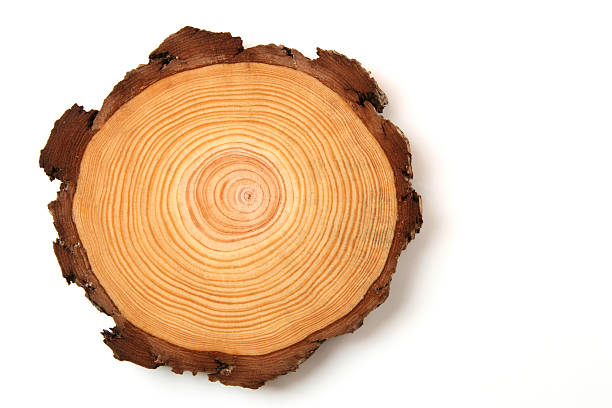
#> input picture Tree_images/tree1.jpg, 612 x 408 px; its folder holds only this picture in this run
$ python -i file_4.py   (imports and definitions only)
#> lines starting #> are read from the running program, lines starting #| are printed output that depends on the picture; after the words box and inside, x2 and y2 are one past the last pixel; in counts of white or black regions, pixels touching at a corner belong together
import math
import cv2
import numpy as np
from skimage import measure, morphology
from scipy import ndimage as ndi
import tkinter as tk
from tkinter import filedialog
from tkinter import messagebox
from matplotlib.figure import Figure
from matplotlib.backends.backend_tkagg import FigureCanvasTkAgg
from PIL import Image, ImageTk

def segment_tree(image_path):
#> called with image_path = '../Tree_images/tree1.jpg'
    image = cv2.imread(image_path)
#> image is the input picture: shape (408, 612, 3); mean B, G, R 182.8, 207.2, 233.6
    image_rgb = cv2.cvtColor(image, cv2.COLOR_BGR2RGB)
    gray_image = cv2.cvtColor(image_rgb, cv2.COLOR_RGB2GRAY)
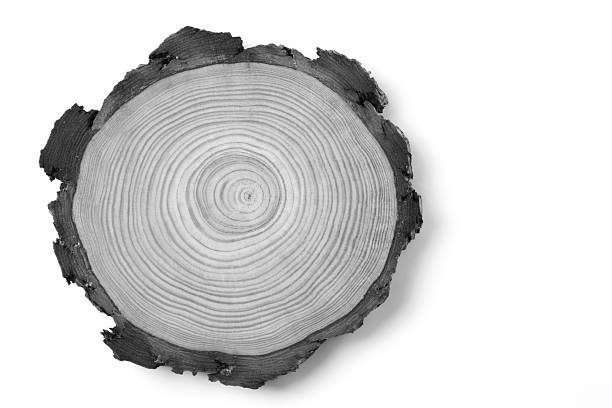
#> gray_image: shape (408, 612); min 0, max 255, mean 212.3
    threshold_value, binary_image = cv2.threshold(gray_image, 0, 255, cv2.THRESH_BINARY + cv2.THRESH_OTSU)
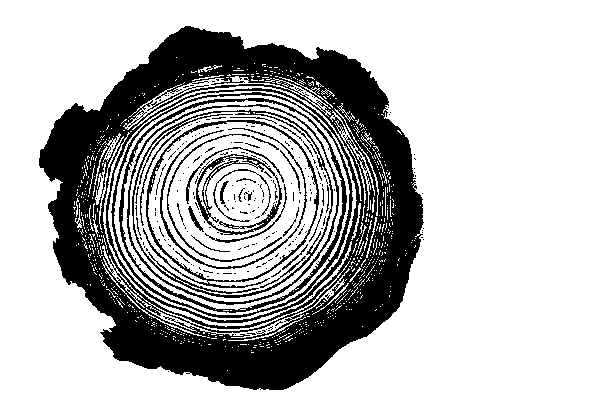
#> binary_image: shape (408, 612); 74.2% white; 243 black regions (210 under 20 px), largest, box (x1, y1, x2, y2) and area: (39, 26, 424, 390) 54323, (132, 109, 333, 298) 1855, (143, 120, 319, 288) 1668
#> threshold_value = 184
    binary_image = binary_image > threshold_value
#> binary_image: shape (408, 612) bool; 74.2% white; 243 black regions (210 under 20 px)
    filled_image = ndi.binary_fill_holes(binary_image)
#> filled_image: shape (408, 612) bool; every value is 1
    labeled_image, _ = ndi.label(filled_image)
#> labeled_image: shape (408, 612) int32; every value is 1
    regions = measure.regionprops(labeled_image)
#> regions = 1 regions; box (x1, y1, x2, y2) and area: (0, 0, 612, 408) 249696
    tree_region = max(regions, key=lambda x: x.area)
    tree_mask = labeled_image == tree_region.label
    tree_only = np.where(tree_mask[:, :, None], image_rgb, 255)
    result_image = cv2.cvtColor(tree_only.astype('uint8'), cv2.COLOR_RGB2BGR)
    return result_image

# [94 lines left out: functions apply_local_histogram_equalization, apply_gamma_correction, remove_noise, remove_noise_opening, closing, zhang_suen_thinning and 4 more, not called in this run]

class TreeAnalyzerApp:
    # [138 lines left out: functions __init__, setup_gui, load_image, process_image, show_image, show_previous_image and 2 more, not called in this run]

# Initialize the Tkinter main window
# [1 line not run here, left out]
# [1 line that did not run here, left out]
# [1 line not run here, left out]

>>> result = segment_tree('../Tree_images/tree1.jpg')

$ run again, on Tree_images/tree4.jpg
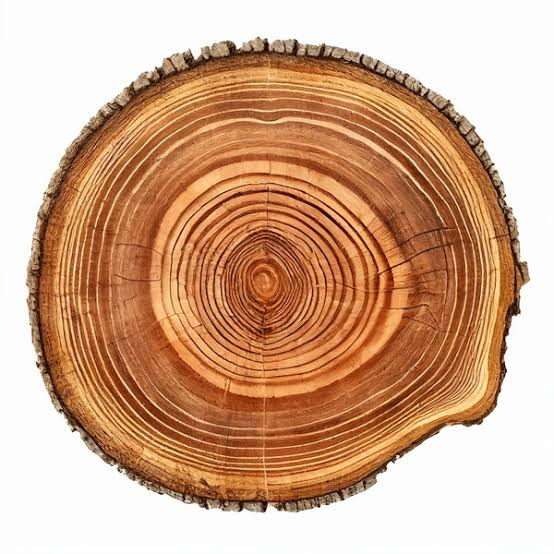
#> input picture Tree_images/tree4.jpg, 554 x 554 px
#> in segment_tree, image is the input picture: shape (554, 554, 3); mean B, G, R 140.1, 168.8, 209.8
#> in segment_tree, `gray_image = cv2.cvtColor(image_rgb, cv2.COLOR_RGB2GRAY)`:
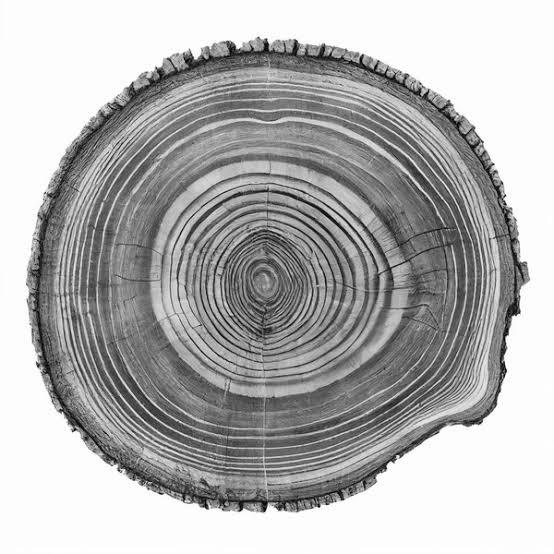
#> gray_image: shape (554, 554); min 3, max 255, mean 177.8
#> in segment_tree, `threshold_value, binary_image = cv2.threshold(gray_image, 0, 255, cv2...`:
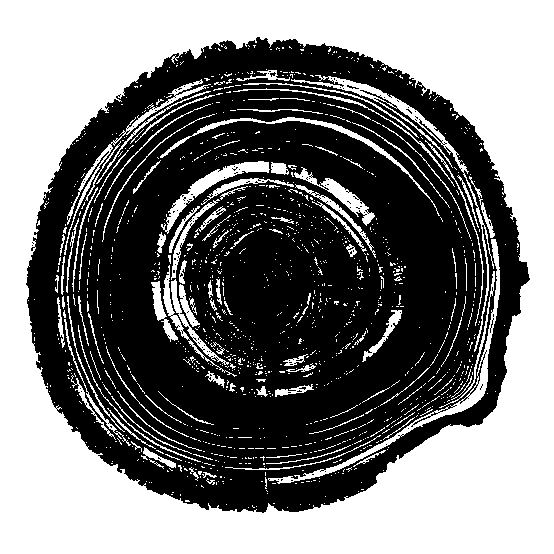
#> binary_image: shape (554, 554); 48.5% white; 1269 white regions (1145 under 20 px), largest, box (x1, y1, x2, y2) and area: (0, 0, 554, 554) 123061, (268, 239, 500, 484) 2171, (291, 75, 494, 352) 1975
#> threshold_value = 179
#> filled_image: shape (554, 554) bool; every value is 1
#> labeled_image: shape (554, 554) int32; every value is 1
#> regions = 1 regions; box (x1, y1, x2, y2) and area: (0, 0, 554, 554) 306916

$ run again, on Tree_images/tree_3.jpg
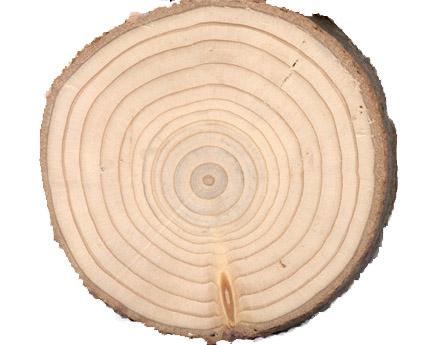
#> input picture Tree_images/tree_3.jpg, 440 x 345 px
#> in segment_tree, image is the input picture: shape (345, 440, 3); mean B, G, R 197.3, 215, 234.4
#> in segment_tree, `threshold_value, binary_image = cv2.threshold(gray_image, 0, 255, cv2...`:
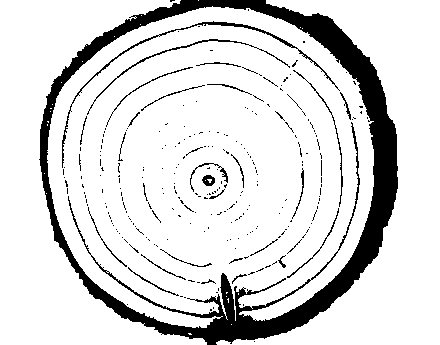
#> binary_image: shape (345, 440); 86% white; 264 black regions (234 under 20 px), largest, box (x1, y1, x2, y2) and area: (39, 0, 398, 345) 17448, (62, 21, 340, 168) 783, (87, 39, 290, 115) 368
#> threshold_value = 188
#> filled_image: shape (345, 440) bool; 88.8% white; 2 black regions (1 under 20 px)
#> labeled_image: shape (345, 440) int32; 33 distinct labels, from 0 to 32
#> regions = 32 regions; largest, box (x1, y1, x2, y2) and area: (47, 6, 374, 328) 81743, (0, 0, 207, 345) 26504, (216, 0, 440, 345) 26497, (227, 298, 229, 303) 6, (188, 333, 192, 335) 6
#> tree_mask: shape (345, 440) bool; 53.8% white; 1 black region, box (x1, y1, x2, y2) and area: (0, 0, 440, 345) 70057
#> in segment_tree, `result_image = cv2.cvtColor(tree_only.astype('uint8'), cv2.COLOR_RGB2B..`:
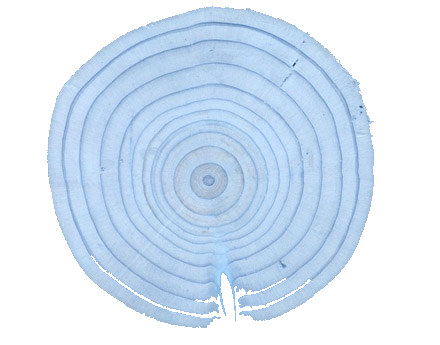
#> result_image: shape (345, 440, 3); mean R, G, B 214.2, 229.1, 244.9
